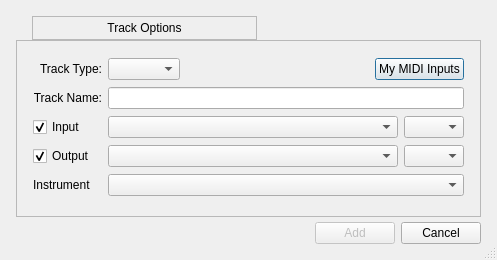
<?xml version="1.0" encoding="UTF-8"?>
<ui version="4.0">
 <class>CreateTrackBase</class>
 <widget class="QDialog" name="CreateTrackBase">
  <property name="windowModality">
   <enum>Qt::NonModal</enum>
  </property>
  <property name="geometry">
   <rect>
    <x>0</x>
    <y>0</y>
    <width>497</width>
    <height>260</height>
   </rect>
  </property>
  <property name="windowTitle">
   <string>OOStudio: Create Track</string>
  </property>
  <property name="sizeGripEnabled">
   <bool>true</bool>
  </property>
  <property name="modal">
   <bool>false</bool>
  </property>
  <layout class="QVBoxLayout" name="verticalLayout_4">
   <property name="spacing">
    <number>0</number>
   </property>
   <property name="margin">
    <number>16</number>
   </property>
   <item>
    <layout class="QHBoxLayout" name="horizontalLayout_6">
     <property name="spacing">
      <number>0</number>
     </property>
     <item>
      <spacer name="horizontalSpacer_5">
       <property name="orientation">
        <enum>Qt::Horizontal</enum>
       </property>
       <property name="sizeType">
        <enum>QSizePolicy::Fixed</enum>
       </property>
       <property name="sizeHint" stdset="0">
        <size>
         <width>16</width>
         <height>20</height>
        </size>
       </property>
      </spacer>
     </item>
     <item>
      <widget class="QFrame" name="topLabelFrame">
       <property name="sizePolicy">
        <sizepolicy hsizetype="Expanding" vsizetype="Fixed">
         <horstretch>0</horstretch>
         <verstretch>0</verstretch>
        </sizepolicy>
       </property>
       <property name="frameShape">
        <enum>QFrame::StyledPanel</enum>
       </property>
       <property name="frameShadow">
        <enum>QFrame::Raised</enum>
       </property>
       <layout class="QVBoxLayout" name="verticalLayout_3">
        <property name="spacing">
         <number>0</number>
        </property>
        <property name="leftMargin">
         <number>20</number>
        </property>
        <property name="topMargin">
         <number>4</number>
        </property>
        <property name="rightMargin">
         <number>20</number>
        </property>
        <property name="bottomMargin">
         <number>4</number>
        </property>
        <item>
         <widget class="QLabel" name="topLabel">
          <property name="text">
           <string>Track Options</string>
          </property>
          <property name="alignment">
           <set>Qt::AlignCenter</set>
          </property>
         </widget>
        </item>
       </layout>
      </widget>
     </item>
     <item>
      <spacer name="horizontalSpacer_6">
       <property name="orientation">
        <enum>Qt::Horizontal</enum>
       </property>
       <property name="sizeHint" stdset="0">
        <size>
         <width>40</width>
         <height>20</height>
        </size>
       </property>
      </spacer>
     </item>
    </layout>
   </item>
   <item>
    <widget class="QFrame" name="trackOptionsFrame">
     <property name="frameShape">
      <enum>QFrame::StyledPanel</enum>
     </property>
     <property name="frameShadow">
      <enum>QFrame::Raised</enum>
     </property>
     <layout class="QGridLayout" name="gridLayout_2">
      <property name="margin">
       <number>16</number>
      </property>
      <item row="3" column="0">
       <widget class="QCheckBox" name="chkInput">
        <property name="toolTip">
         <string>Create Input routing</string>
        </property>
        <property name="text">
         <string>Input</string>
        </property>
        <property name="checked">
         <bool>true</bool>
        </property>
       </widget>
      </item>
      <item row="4" column="0">
       <widget class="QCheckBox" name="chkOutput">
        <property name="toolTip">
         <string>Create Output routing</string>
        </property>
        <property name="text">
         <string>Output</string>
        </property>
        <property name="checked">
         <bool>true</bool>
        </property>
       </widget>
      </item>
      <item row="0" column="1">
       <layout class="QHBoxLayout" name="horizontalLayout">
        <property name="leftMargin">
         <number>0</number>
        </property>
        <item>
         <widget class="QComboBox" name="cmbType">
          <property name="sizePolicy">
           <sizepolicy hsizetype="Fixed" vsizetype="Fixed">
            <horstretch>0</horstretch>
            <verstretch>0</verstretch>
           </sizepolicy>
          </property>
          <property name="sizeAdjustPolicy">
           <enum>QComboBox::AdjustToContents</enum>
          </property>
         </widget>
        </item>
        <item>
         <spacer name="horizontalSpacer_2">
          <property name="orientation">
           <enum>Qt::Horizontal</enum>
          </property>
          <property name="sizeHint" stdset="0">
           <size>
            <width>40</width>
            <height>20</height>
           </size>
          </property>
         </spacer>
        </item>
        <item>
         <widget class="QPushButton" name="btnMyInput">
          <property name="text">
           <string>My MIDI Inputs</string>
          </property>
         </widget>
        </item>
       </layout>
      </item>
      <item row="0" column="0">
       <widget class="QLabel" name="label">
        <property name="text">
         <string>Track Type:</string>
        </property>
        <property name="alignment">
         <set>Qt::AlignRight|Qt::AlignTrailing|Qt::AlignVCenter</set>
        </property>
       </widget>
      </item>
      <item row="1" column="1">
       <widget class="QLineEdit" name="txtName"/>
      </item>
      <item row="4" column="1">
       <layout class="QHBoxLayout" name="horizontalLayout_4">
        <item>
         <widget class="QComboBox" name="cmbOutput">
          <property name="sizePolicy">
           <sizepolicy hsizetype="Expanding" vsizetype="Fixed">
            <horstretch>0</horstretch>
            <verstretch>0</verstretch>
           </sizepolicy>
          </property>
         </widget>
        </item>
        <item>
         <widget class="QComboBox" name="cmbOutChannel">
          <property name="sizePolicy">
           <sizepolicy hsizetype="Fixed" vsizetype="Fixed">
            <horstretch>0</horstretch>
            <verstretch>0</verstretch>
           </sizepolicy>
          </property>
          <property name="maximumSize">
           <size>
            <width>60</width>
            <height>16777215</height>
           </size>
          </property>
         </widget>
        </item>
       </layout>
      </item>
      <item row="5" column="1">
       <widget class="QComboBox" name="cmbInstrument">
        <property name="sizePolicy">
         <sizepolicy hsizetype="Expanding" vsizetype="Fixed">
          <horstretch>0</horstretch>
          <verstretch>0</verstretch>
         </sizepolicy>
        </property>
        <property name="insertPolicy">
         <enum>QComboBox::InsertAlphabetically</enum>
        </property>
       </widget>
      </item>
      <item row="5" column="0">
       <widget class="QLabel" name="lblInstrument">
        <property name="text">
         <string>Instrument</string>
        </property>
       </widget>
      </item>
      <item row="3" column="1">
       <layout class="QHBoxLayout" name="horizontalLayout_3">
        <item>
         <widget class="QComboBox" name="cmbInput">
          <property name="sizePolicy">
           <sizepolicy hsizetype="MinimumExpanding" vsizetype="Fixed">
            <horstretch>0</horstretch>
            <verstretch>0</verstretch>
           </sizepolicy>
          </property>
          <property name="duplicatesEnabled">
           <bool>false</bool>
          </property>
         </widget>
        </item>
        <item>
         <widget class="QComboBox" name="cmbInChannel">
          <property name="sizePolicy">
           <sizepolicy hsizetype="Fixed" vsizetype="Fixed">
            <horstretch>0</horstretch>
            <verstretch>0</verstretch>
           </sizepolicy>
          </property>
          <property name="maximumSize">
           <size>
            <width>60</width>
            <height>16777215</height>
           </size>
          </property>
         </widget>
        </item>
       </layout>
      </item>
      <item row="1" column="0">
       <widget class="QLabel" name="lblName">
        <property name="sizePolicy">
         <sizepolicy hsizetype="Preferred" vsizetype="Preferred">
          <horstretch>0</horstretch>
          <verstretch>0</verstretch>
         </sizepolicy>
        </property>
        <property name="minimumSize">
         <size>
          <width>0</width>
          <height>0</height>
         </size>
        </property>
        <property name="text">
         <string>Track Name:</string>
        </property>
        <property name="alignment">
         <set>Qt::AlignRight|Qt::AlignTrailing|Qt::AlignVCenter</set>
        </property>
       </widget>
      </item>
     </layout>
    </widget>
   </item>
   <item>
    <layout class="QHBoxLayout" name="buttonLayout">
     <property name="topMargin">
      <number>5</number>
     </property>
     <item>
      <spacer name="horizontalSpacer">
       <property name="orientation">
        <enum>Qt::Horizontal</enum>
       </property>
       <property name="sizeHint" stdset="0">
        <size>
         <width>40</width>
         <height>20</height>
        </size>
       </property>
      </spacer>
     </item>
     <item>
      <widget class="QPushButton" name="btnAdd">
       <property name="enabled">
        <bool>false</bool>
       </property>
       <property name="text">
        <string>Add</string>
       </property>
      </widget>
     </item>
     <item>
      <widget class="QPushButton" name="btnCancel">
       <property name="text">
        <string>Cancel</string>
       </property>
      </widget>
     </item>
    </layout>
   </item>
  </layout>
 </widget>
 <layoutdefault spacing="6" margin="11"/>
 <resources/>
 <connections/>
</ui>
